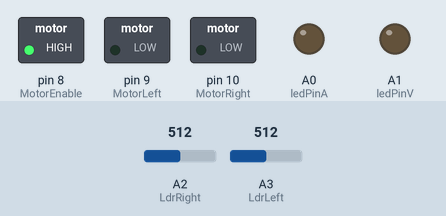
This sketch was run on a simulated Arduino Uno, built with avr-gcc and run on an emulated ATmega328P. On the bench: switched loads named in the sketch (green lamp = pin HIGH), output pins drawn as LEDs (lit = HIGH). The inputs (shaded band) are chosen by the test bench; at power-on: A2 (LdrRight) = 512, A3 (LdrLeft) = 512.

Above: at 1.2 s.
1.3 s: A2 (LdrRight) set to 550
2.8 s: A2 (LdrRight) set to 577
At 3.6 s:
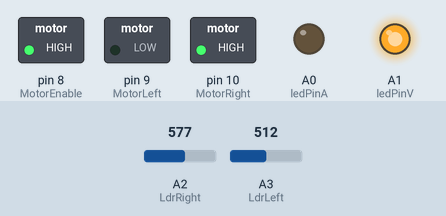
4.3 s: A3 (LdrLeft) set to 540
At 4.8 s:
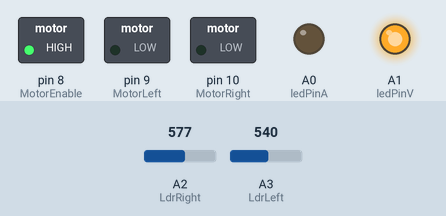
5.8 s: A3 (LdrLeft) set to 612
7.3 s: A3 (LdrLeft) set to 643
At 8.2 s:
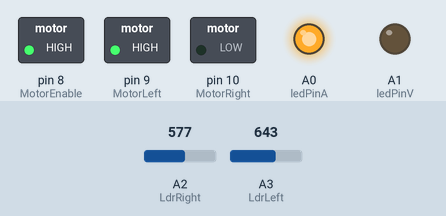
8.8 s: A3 (LdrLeft) set to 511
At 9.5 s:
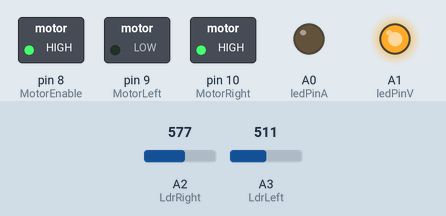
Timing chart, 0 to 11.3 s (numbered marks = the images above; inputs shaded):
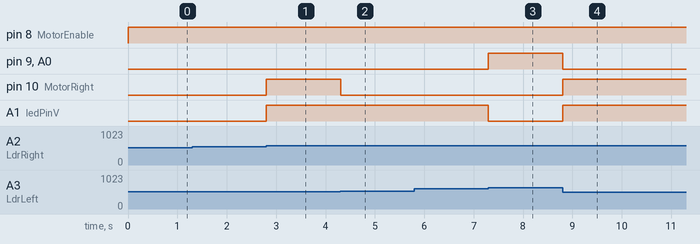

The sketch:

Test1.ino
```cpp
/*
  Autores:
  Carlos Garcia
  Diogo Candeias
  Rafael Rodrigues

  Title:
  SAD P1

*/
int LdrLeft = A3;
int LdrRight = A2;
int ledPinA = A0;
int ledPinV = A1;
int SensorValueLeft = 0;
int SensorValueRight = 0;
int MotorLeft = 9;
int MotorRight = 10;
int MotorEnable = 8;
char on ;

void setup() {
  //Serial.begin(9600);
  pinMode(ledPinA, OUTPUT);
  pinMode(ledPinV, OUTPUT);
  pinMode(MotorRight, OUTPUT);
  pinMode(MotorLeft, OUTPUT);
  pinMode(MotorEnable, OUTPUT);

}

void loop() {

 // on = Serial.read();
  digitalWrite(MotorEnable, HIGH);
  SensorValueLeft = analogRead(LdrLeft);
  SensorValueRight = analogRead(LdrRight);
 /* if (on == 'L') {

    Serial.println("Sensor ldr1:");
    Serial.println(sensorValue);
    delay(500);
    Serial.println("Sensor ldr2:");
    Serial.println(sensorValue2);
  }*/

  if (SensorValueLeft > SensorValueRight + 50) {
    digitalWrite(ledPinA, HIGH);
    digitalWrite(ledPinV, LOW);
    digitalWrite(MotorLeft, HIGH);
    digitalWrite(MotorRight, LOW);
    delay(100);
    //digitalWrite(MotorLeft, LOW);
  }

else  if (SensorValueRight > SensorValueLeft + 50) {
    digitalWrite(ledPinV, HIGH);
    digitalWrite(ledPinA, LOW);
    digitalWrite(MotorRight, HIGH);
    digitalWrite(MotorLeft, LOW);
    delay(100);
    //digitalWrite(MotorRight, LOW);
  }

else{
  digitalWrite(MotorLeft, LOW);
  digitalWrite(MotorRight, LOW);
  }

}
```

Measured:
- the behaviour switches between 562 and 563 on A2 (LdrRight) (found by bisection; images 0 and 1)
- the behaviour switches between 526 and 527 on A3 (LdrLeft) (found by bisection; images 1 and 2)
- the behaviour switches between 627 and 628 on A3 (LdrLeft) (found by bisection; images 2 and 3)
- after the input at 1.3 s, every drawn part: stays the same
- after the input at 2.8 s, pin 10 (MotorRight), A1 (ledPinV): LOW → HIGH at once
- after the input at 4.3 s, pin 10 (MotorRight): HIGH → LOW at once
- after the input at 5.8 s, every drawn part: stays the same
- after the input at 7.3 s, pin 9 (MotorLeft), A0 (ledPinA): LOW → HIGH at once; A1 (ledPinV): HIGH → LOW at once
- after the input at 8.8 s, pin 9 (MotorLeft), A0 (ledPinA): HIGH → LOW at once; pin 10 (MotorRight), A1 (ledPinV): LOW → HIGH at once
